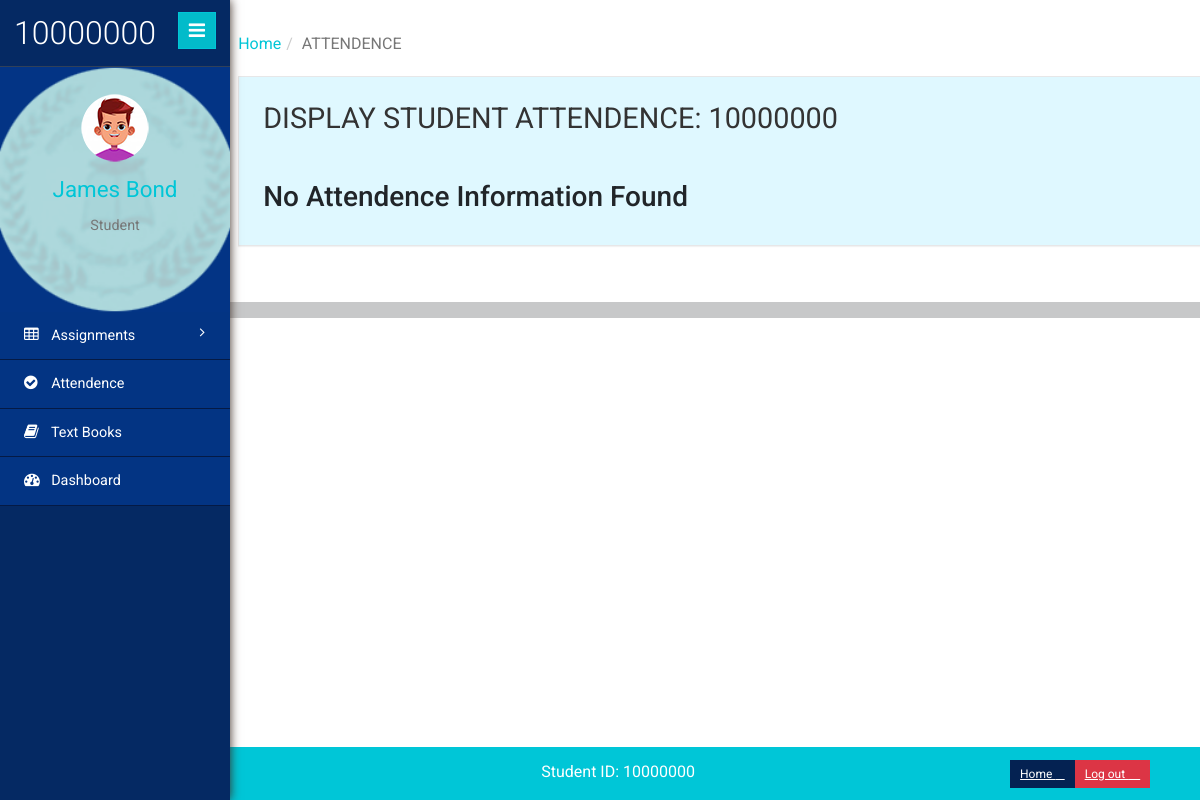
Page /students/home.php?at=attendence (signed in) on the earlier database version.
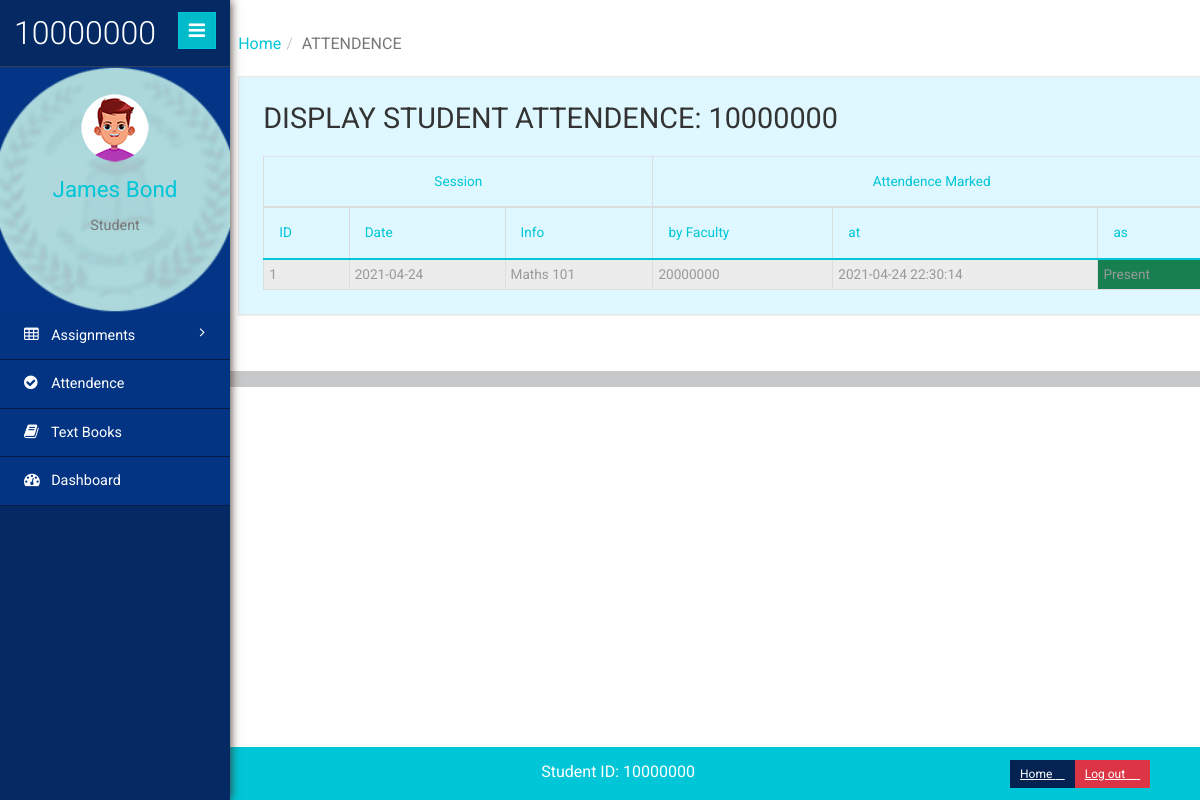
Same page on the later database version.
### tables this page shows
CREATE TABLE `st_info` (
  `st_id` int(10) NOT NULL,
  `st_fullname` varchar(100) NOT NULL,
  `st_username` int(20) NOT NULL,
  `st_password` varchar(30) NOT NULL,
  `st_grade` int(5) NOT NULL,
  `roll_no` int(5) NOT NULL,
  `st_dob` date NOT NULL,
  `st_address` varchar(100) NOT NULL,
  `st_gender` varchar(10) NOT NULL,
  `st_parents_contact` varchar(15) NOT NULL,
  `st_created` datetime NOT NULL DEFAULT CURRENT_TIMESTAMP
);

CREATE TABLE `at_g_1` (
  `sesh_id` int(12) NOT NULL,
  `t_username` int(12) NOT NULL,
  `sesh_date` date NOT NULL,
  `sesh_datetime` datetime NOT NULL DEFAULT CURRENT_TIMESTAMP ON UPDATE CURRENT_TIMESTAMP,
  `sesh_info` varchar(100) DEFAULT NULL,
  `10000000` tinyint(4) NOT NULL DEFAULT '2',
  `10000001` tinyint(4) NOT NULL DEFAULT '2',
  `10000003` tinyint(4) NOT NULL DEFAULT '2'
);

### setting/config.php (called while the page is built, shortened)
<?php
class project2
{
	public $username = "username";
	public $password = "password";
	public $server = "localhost";
	public $dbname = "project2";
	public $connectdb;
	function __construct()
	{
		$this->connectdb = new mysqli($this->server,$this->username,$this->password,$this->dbname);
	}
	public function student_info_select($st_username)
	{
		$student_info_sel = "select * from st_info where st_username='$st_username'";
		$student_info_run = $this->connectdb->query($student_info_sel);
		return $student_info_run;
	}
	public function st_view_attendence($st_atten_file,$st_username)
	{
		$view_attendence = "SELECT `sesh_id`, `t_username`, `sesh_date`, `sesh_datetime`, `sesh_info`, `$st_username` FROM `$st_atten_file` WHERE `$st_username` <> 2 ";
		$view_attendence_run = $this->connectdb->query($view_attendence);
		return $view_attendence_run;
	}
}
$ravi = new project2;
?>

### students/home.php (the view, shortened to what this page needs)
<?php
include "../setting/config.php";
if(!$_SESSION['st_user'])
{
	header("location:index.php");
}
else
{
	$st_username = $_SESSION['st_user'];
	$st_name = $ravi->student_info_select($st_username);
	$student_display = $st_name->fetch_assoc();
}
?>
<!DOCTYPE HTML>
<html>
<head>
    <link href="css/bootstrap.min.css" rel='stylesheet' type='text/css' />
    <link href="../css/bootstrap5.min.css" rel="stylesheet" type='text/css'>
    <link href="css/style.css" rel='stylesheet' type='text/css' />
    <link href="css/banukacss.css" rel='stylesheet' type='text/css' />
    <link href="css/font-awesome.css" rel="stylesheet">
    <link rel="stylesheet" href="css/icon-font.min.css" type='text/css' />
    <link href="css/fabochart.css" rel='stylesheet' type='text/css' />
    <link rel="stylesheet" href="js-calendar/app.css">
</head>
<body>
    <div class="page-container">
        <div class="left-content">
            <div class="inner-content">
                <?php
				$homepage = "home1";
				if(isset($_GET['at']))
				{
					$homepage = $_GET['at'];
				}
				include $homepage.".php";
				?>
                <hr style="height:1em; ">
                <footer>
                    <p>
                        <?php $ip = $_SERVER['REMOTE_ADDR'];
					if ($ip != '127.0.0.1'){
					$details = json_decode(file_get_contents("http://ipinfo.io/{$ip}/json"));
					echo "User ID: $st_username | Logged in from: ";
					echo "$details->city, $details->region, $details->country with IP address: $details->ip" ;
										}else{
											echo "Student ID: $st_username";
                                       }
					?>
                        <a class=" btn-danger btn-sm float-right " href="logouts.php"><span> Log out </span><i
                                class="lnr lnr-power-switch"></i></a>
                        <a class=" btn-primary btn-sm float-right " href="../"><span> Home </span><i
                                class="lnr lnr-arrow-left"></i></a>
                    </p>
                </footer>
            </div>
        </div>
        <div class="sidebar-menu">
            <header class="logo">
                <a href="#" class="sidebar-icon"> <span class="fa fa-bars"></span> </a> <a href="#"> <span id="logo">
                        <h1><?php echo $st_username ?></h1>
                    </span>
                </a>
            </header>
            <div class="down" id="sidebarbg">
                <?php
				$st_gender = $student_display['st_gender'];
				if($st_gender == 'Male'){
					echo "<img src='images/bk/picm.png'>";
				}else if($st_gender == 'Female'){
					echo "<img src='images/bk/picf.png'>";
				}else{
					echo "<img src='images/bk/pice.png'>";
				}
				?>
                <span class=" name-caret"><?php echo $student_display['st_fullname']; ?></span>
                <p>Student</p>
                <ul>
                    <li><a class="tooltips" href="home.php"><span>Profile</span><i class="lnr lnr-user"></i></a></li>
                    <li><a class="tooltips" href="home.php"><span>Settings</span><i class="lnr lnr-cog"></i></a></li>
                    <li><a class="tooltips" href="logouts.php"><span>Log out</span><i
                                class="lnr lnr-power-switch"></i></a></li>
                </ul>
            </div>
            <div class="menu ">
                <ul id="menu">
                    <li id="menu-academico"><a href="#"><i class="fa fa-table"></i> <span>Assignments</span> <span
                                class="fa fa-angle-right" style="float: right"></span></a>
                    </li>
                    <li><a href="home.php?at=attendence"><i class="fa fa-check-circle"></i>
                            <span>Attendence</span></a></li>
                            <li><a href="home.php?at=text-books"><i class="fa fa-book"></i>
                            <span>Text Books</span></a></li>
                    <li><a href="home.php"><i class="fa fa-tachometer"></i> <span>Dashboard</span></a></li>
                </ul>
            </div>
        </div>
    </div>
    <link rel="stylesheet" href="css/vroom.css">
</body>
</html>

### students/attendence.php (shortened to what this page needs)
<div class="outter-wp">
    <div class="sub-heard-part">
        <ol class="breadcrumb m-b-0">
            <li><a href="home.php">Home</a></li>
            <li class="active"><?php if(isset($_GET['at'])){ echo strtoupper($page=$_GET['at']); } ?></li>
        </ol>
    </div>
    <div class="bkbox">
        <h2 class="inner-tittle">DISPLAY STUDENT ATTENDENCE: <?php echo $st_username; ?></h2>
        <?php
        $st_grade = $student_display['st_grade'];
        $st_atten_file = "at_g_".$st_grade;
        $get_attendence = $ravi->st_view_attendence($st_atten_file,$st_username);
            if(($get_attendence) && $get_attendence->num_rows>0){
			?>
        <div class="tables">
            <table class=" table table-bordered table-sm table-responsive table-striped  mytbl">
                <thead>
                    <tr>
                        <th colspan="3" class="text-center">Session</th>
                        <th colspan="3" class="text-center">Attendence Marked </th>
                    </tr>
                    <tr>
                        <th>ID</th>
                        <th>Date</th>
                        <th>Info</th>
                        <th>by Faculty</th>
                        <th>at</th>
                        <th>as</th>
                    </tr>
                </thead>
                <tbody>
                    <?php
                    $a_sn = 1;
                    while($row =$get_attendence->fetch_assoc()){
                    ?>
                    <tr>
                        <td><?php echo $row['sesh_id']?></td>
                        <td><?php echo $row['sesh_date']?></td>
                        <td><?php echo $row['sesh_info']?></td>
                        <td><?php echo $row['t_username']?></td>
                        <td><?php echo $row['sesh_datetime']?></td>
                        <?php
                    if($row["$st_username"] == 1){
                        echo "<td class='bg-success'>Present</td>";
                    }else{
                        echo "<td class='bg-danger'>Absent</td>";
                    }
                    ?>
                    </tr>
                    <?php $a_sn++; }   ?>
                </tbody>
            </table>
            <?php    } else {	 ?>
            <br>
            <h3>No Attendence Information Found</h3>
            <?php 	} ?>
        </div>
    </div>
</div>

### students/css/banukacss.css (style rules this page uses)
a:not([class]) { text-decoration: none; }
.down>ul>li { text-shadow: 0 0 4px #7cbeff; color: #250d5c; }
#sidebarbg { background-image: url('../images/bk/logo2.png'); background-size: cover; background-position: center; background-color: #033485; }
.bkbox { background-color: #dff8ff; padding: 2vw; box-shadow: 0 1px 1px rgba(0, 0, 0, .05); -o-box-shadow: 0 1px 1px rgba(0, 0, 0, .05); -webkit-box-shadow: 0 1px 1px rgba(0, 0, 0, .05); -moz-box-shadow: 0 1px 1px rgba(0, 0, 0, .05); border: 1px solid #E7E7E8; }
.mytbl>tbody>tr>td, .mytbl>tbody>tr>th { border-spacing: 0; border-collapse: collapse; margin: 0px !important; padding: 5px !important; }

### students/js-calendar/app.css (style rules this page uses)
:root { --dark-body: #4d4c5a; --dark-main: #141529; --dark-second: #79788c; --dark-hover: #323048; --dark-text: #f8fbff; --light-body: #f3f8fe; --light-main: #fdfdfd; --light-second: #c3c2c8; --light-hover: #edf0f5; --light-text: #151426; --blue: #0000ff; --white: #fff; --shadow: rgba(100, 100, 111, 0.2) 0px 7px 29px 0px; --font-family: cursive; }

Differences in the rows shown:
added at_g_1: sesh_id "1", sesh_date "2021-04-24", sesh_info "Maths 101", t_username "20000000", sesh_datetime "2021-04-24 22:30:14"
Other differences:
text no longer shown: "No Attendence Information Found"
text now shown: "Session Attendence Marked ID Date Info by Faculty at as"
